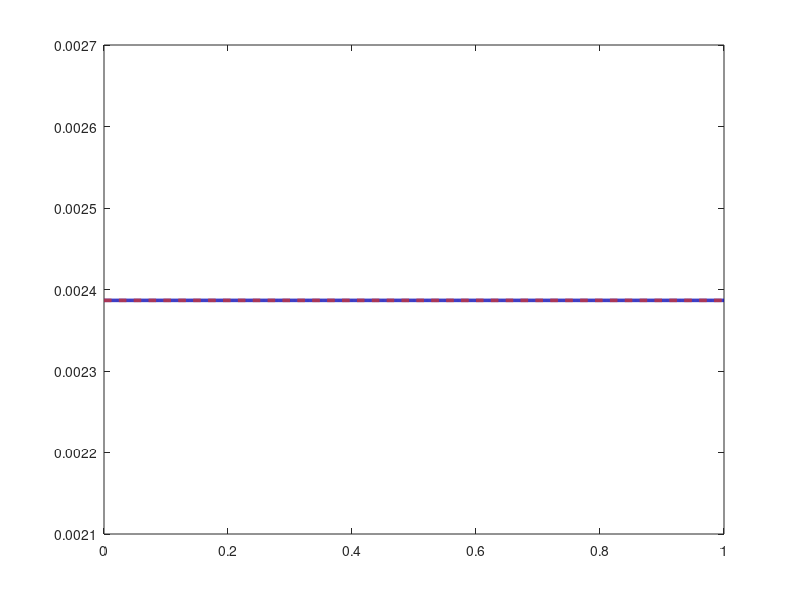

Write MATLAB code to recreate this figure. (Note: this script raises an error after producing the figure.)
K = 1/419;
sys = tf(K, [1 0]);
t = 0:0.001:1;

h_theory = K * ones(size(t)); 
[h_sys, t_sys] = impulse(sys, t);

figure('Position', [100 100 900 400], 'Color','white');
plot(t, h_theory, 'Color', [0, 0, 0.7], 'LineStyle', '-', 'LineWidth', 2.5); 
hold on;
plot(t_sys, h_sys, 'Color', [0.8 0.2 0.2], 'LineStyle', '--', 'LineWidth', 2.5);

ax = gca; ax.LineWidth = 1.5; ax.FontSize = 13;
ax.XColor = [0.3 0.3 0.3]; ax.YColor = [0.3 0.3 0.3];
ax.GridColor = [0.9 0.9 0.9]; ax.GridAlpha = 0.4;
ax.MinorGridColor = [0.95 0.95 0.95]; ax.MinorGridAlpha = 0.2;
grid on; grid minor; box on; 

xlabel('Time'); ylabel('w(t)');
legend('w_{theor}', 'w_{sys}', 'Location','northeast','FontSize',15);
set(findall(gcf, '-property', 'FontName'), 'FontName', 'DejaVu Math TeX Gyre');
exportgraphics(gcf, '../../../images/task3/time/w3.png', 'Resolution', 500);
